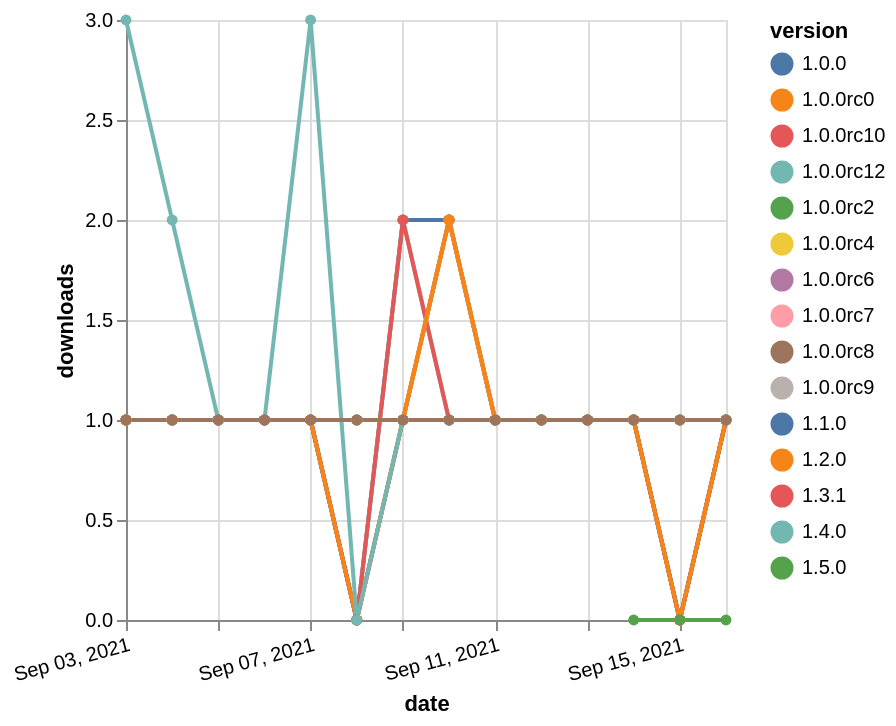

Vega-Lite specification stored for this chart:
### Vega-Lite specification from a JSON file in a GitHub repository (floating-point values rounded to 4 significant figures; data arrays with more than 128 entries replaced by an {"elided": "..."} marker saying what was removed)
{"$schema": "https://vega.github.io/schema/vega-lite/v5.json", "description": "A simple bar chart with embedded data.", "data": {"values": {"elided": "199 records"}}, "width": "container", "mark": {"type": "line", "point": {"filled": true}}, "encoding": {"x": {"field": "date", "type": "temporal", "timeUnit": "yearmonthdate", "title": "date", "axis": {"labelAngle": -15}}, "y": {"field": "delta", "type": "quantitative", "title": "downloads"}, "color": {"field": "version", "type": "nominal"}, "tooltip": {"field": "delta"}}}
